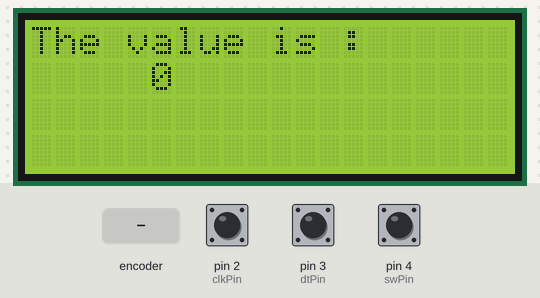
Recording of a sketch running on a simulated Arduino Uno, built with avr-gcc and run on an emulated ATmega328P. Parts: 20×4 character LCD. The test bench sets the inputs (shaded band); at power-on: pin 4 (swPin) HIGH, pin 2 (clkPin) HIGH, pin 3 (dtPin) HIGH. What the sketch prints to the serial monitor is not drawn.

Above: at 1.2 s.
1.3 s: rotary encoder on pin 2 (clkPin) / pin 3 (dtPin) turned 3 steps (first pin leading)
At 2.2 s:
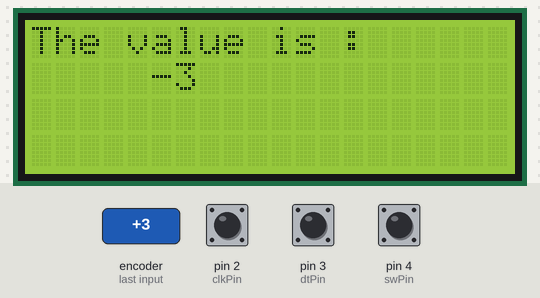
3.4 s: rotary encoder on pin 2 (clkPin) / pin 3 (dtPin) turned 1 step (first pin leading)
At 4.7 s:
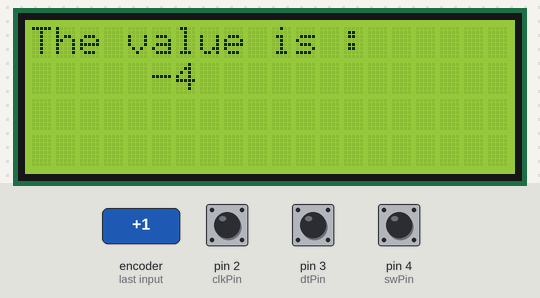
5.1 s: pin 4 (swPin) driven LOW
At 5.7 s:
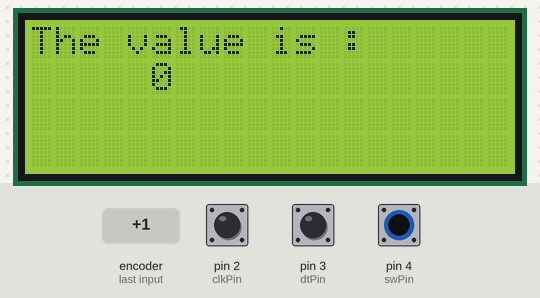
8.1 s: pin 4 (swPin) pulsed HIGH 5 times (0.12 s each, 0.3 s apart)
12.6 s: pin 4 (swPin) driven HIGH
14.1 s: pin 4 (swPin) driven LOW
Timing chart, 0 to 14.3 s (numbered marks = the images above; inputs shaded):
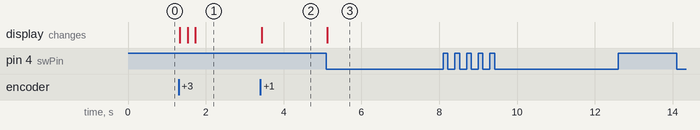

The sketch:

rotary_encoder_i2c_1602lcd.ino
```cpp
// (licence header left out)
#include <Wire.h>
#include <LiquidCrystal_I2C.h>
LiquidCrystal_I2C lcd(0x27,20,4);  // set the LCD
//address to 0x27 for a 16 chars and 2 line display
const int clkPin= 2; //the clk attach to pin2
const int dtPin= 3; //the dt attach to pin3
const int swPin= 4 ;//the number of the button
int encoderVal = 0;

void setup()
{
  lcd.init();  // initialize the lcd
  // Print a message to the LCD.
  lcd.backlight();
  lcd.setCursor(0,0);
  lcd.print("The value is :");
  //set clkPin,dePin,swPin as INPUT
  pinMode(clkPin, INPUT);
  pinMode(dtPin, INPUT);
  pinMode(swPin, INPUT);
  digitalWrite(swPin, HIGH);
  Serial.begin(9600); // initialize serial communications at 9600 bps
}

void loop()
{
  int change = getEncoderTurn();
  encoderVal = encoderVal + change;
  if(digitalRead(swPin) == LOW)//if button pull down
  {
    encoderVal = 0;
    lcd.clear();
    lcd.setCursor(0,0);
    lcd.print("The value is :");
  }
  Serial.println(encoderVal); //print the encoderVal on the serial monitor
  lcd.setCursor(5,1);
  lcd.print(encoderVal);
}

int getEncoderTurn(void)
{
  static int oldA = HIGH; //set the oldA as HIGH
  static int oldB = HIGH; //set the oldB as HIGH
  int result = 0;
  int newA = digitalRead(dtPin);//read the value of clkPin to newA
  int newB = digitalRead(clkPin);//read the value of dtPin to newB
  if (newA != oldA || newB != oldB) //if the value of clkPin or the dtPin has changed
  {
    // something has changed
    if (oldA == HIGH && newA == LOW)
    {
      result = (oldB * 2 - 1);
    }
  }
  oldA = newA;
  oldB = newB;
  return result;
}
```

Measured:
- after the input at 1.3 s, the display: first changes at once (image 1 shows a later state)
- after the input at 3.4 s, the display: changes at once (image 2)
- after the input at 5.1 s, the display: changes at once (image 3)
